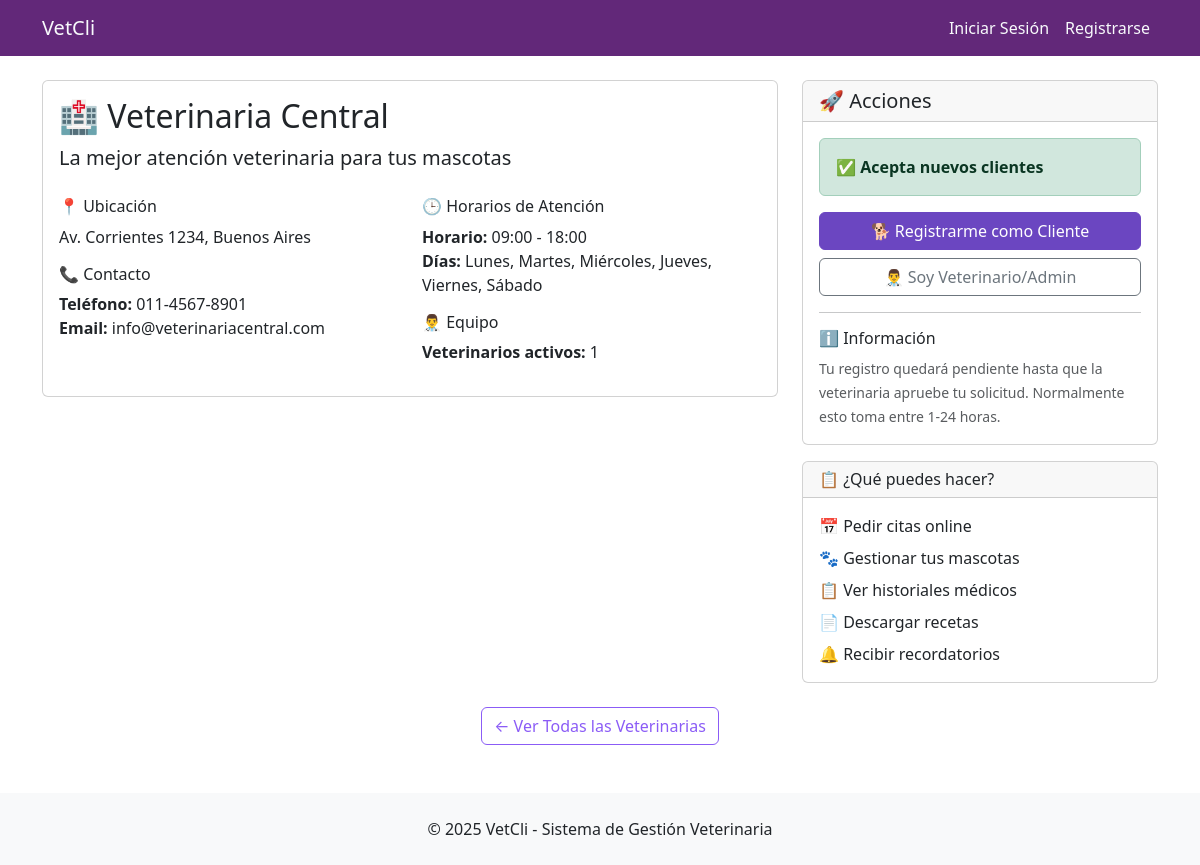
/clinicas/veterinaria-central/, run on the app's committed database.
### apps/clinicas/models.py (models this page shows, shortened)
class Clinica(models.Model):
    nombre = models.CharField(max_length=200)
    descripcion = models.TextField(blank=True)
    direccion = models.TextField()
    telefono = models.CharField(max_length=15)
    email = models.EmailField()
    admin = models.OneToOneField(
        settings.AUTH_USER_MODEL,
        on_delete=models.CASCADE,
        limit_choices_to={"rol": "admin_veterinaria"},
        related_name="clinica_admin",
    )
    hora_apertura = models.TimeField()
    hora_cierre = models.TimeField()
    dias_atencion = models.JSONField(
        default=list, help_text="Lista de días: ['lunes', 'martes', ...]"
    )
    is_active = models.BooleanField(default=True)
    acepta_nuevos_clientes = models.BooleanField(default=True)
    fecha_creacion = models.DateTimeField(auto_now_add=True)
    fecha_actualizacion = models.DateTimeField(auto_now=True)
    slug = models.SlugField(
        max_length=100,
        unique=True,
        blank=True,
        help_text="URL amigable para cada clinica",
    )
    class Meta:
        verbose_name = "Clínica"
        verbose_name_plural = "Clínicas"
        ordering = ["nombre"]
    @property
    def veterinarios(self):
        from apps.accounts.models import CustomUser
        return CustomUser.objects.filter(rol="veterinario", clinica=self)
    @property
    def total_veterinarios(self):
        return self.veterinarios.count()

### apps/clinicas/views.py (the view)
# urls.py: path("<slug:slug>/", ClinicaDetailView.as_view(), name="detalle"),
class ClinicaDetailView(DetailView):
    model = Clinica
    template_name = "clinicas/detalle.html"
    context_object_name = "clinica"
    slug_field = "slug"
    slug_url_kwarg = "slug"

### templates/clinicas/detalle.html (shortened to what this page needs)
{% extends 'base.html' %}
{% block content %}
<div class="row">
    <div class="col-md-8">
        <div class="card">
            <div class="card-body">
                <h2 class="card-title">🏥 {{ clinica.nombre }}</h1>
                {% if clinica.descripcion %}
                    <p class="card-text lead">{{ clinica.descripcion }}</p>
                {% endif %}
                <div class="row mt-4">
                    <div class="col-md-6">
                        <h6>📍 Ubicación</h6>
                        <p>{{ clinica.direccion }}</p>
                        <h6>📞 Contacto</h6>
                        <p>
                            <strong>Teléfono:</strong> {{ clinica.telefono }}<br>
                            <strong>Email:</strong> {{ clinica.email }}
                        </p>
                    </div>
                    <div class="col-md-6">
                        <h6>🕒 Horarios de Atención</h6>
                        <p>
                            <strong>Horario:</strong> {{ clinica.hora_apertura }} - {{ clinica.hora_cierre }}<br>
                            {% if clinica.dias_atencion %}
                                <strong>Días:</strong>
                                {% for dia in clinica.dias_atencion %}
                                    {{ dia|capfirst }}{% if not forloop.last %}, {% endif %}
                                {% endfor %}
                            {% endif %}
                        </p>
                        <h6>👨‍⚕️ Equipo</h6>
                        <p><strong>Veterinarios activos:</strong> {{ clinica.total_veterinarios }}</p>
                    </div>
                </div>
            </div>
        </div>
    </div>
    <div class="col-md-4">
        <div class="card">
            <div class="card-header">
                <h5 class="mb-0">🚀 Acciones</h5>
            </div>
            <div class="card-body">
                {% if clinica.acepta_nuevos_clientes %}
                    <div class="alert alert-success">
                        <strong>✅ Acepta nuevos clientes</strong>
                    </div>
                    <div class="d-grid gap-2">
                        <a href="{% url 'accounts:pre_registro_cliente' clinica_slug=clinica.slug %}"
                           class="btn btn-primary btn-md">
                            🐕 Registrarme como Cliente
                        </a>
                        <a href="{% url 'accounts:login' %}" class="btn btn-outline-secondary btn-md">
                            👨‍⚕️ Soy Veterinario/Admin
                        </a>
                    </div>
                {% else %}
                    <div class="alert alert-warning">
                        <strong>⏸️ No acepta nuevos clientes</strong>
                        <p class="mb-0">Esta veterinaria no está aceptando nuevos clientes en este momento.</p>
                    </div>
                {% endif %}
                <hr>
                <h6>ℹ️ Información</h6>
                <small class="text-muted">
                    Tu registro quedará pendiente hasta que la veterinaria apruebe tu solicitud.
                    Normalmente esto toma entre 1-24 horas.
                </small>
            </div>
        </div>
        <div class="card mt-3">
            <div class="card-header">
                <h6 class="mb-0">📋 ¿Qué puedes hacer?</h6>
            </div>
            <div class="card-body">
                <ul class="list-unstyled mb-0">
                    <li class="mb-2">📅 Pedir citas online</li>
                    <li class="mb-2">🐾 Gestionar tus mascotas</li>
                    <li class="mb-2">📋 Ver historiales médicos</li>
                    <li class="mb-2">📄 Descargar recetas</li>
                    <li>🔔 Recibir recordatorios</li>
                </ul>
            </div>
        </div>
    </div>
</div>
<div class="row mt-4">
    <div class="col-12 text-center">
        <a href="{% url 'core:home' %}" class="btn btn-outline-primary">
            ← Ver Todas las Veterinarias
        </a>
    </div>
</div>
{% endblock %}

### static/css/base.css (style rules this page uses)
:root { --primary-purple: #6B46C1; --light-purple: #8B5CF6; --dark-purple: #622879; --bg-light: #F8FAFC; --text-dark: #1F2937; --border-light: #E5E7EB; }
.btn-primary { background-color: var(--primary-purple) !important; border-color: var(--primary-purple) !important; }
.btn-outline-primary { color: var(--light-purple) !important; border-color: var(--light-purple) !important; }

### data on the page
Clinica: nombre "Veterinaria Central", descripcion "La mejor atención veterinaria para tus mascotas", direccion "Av. Corrientes 1234, Buenos Aires", telefono "011-4567-8901", email "info@veterinariacentral.com", hora_apertura "09:00", hora_cierre "18:00", total_veterinarios "1"

### other printed values
{{ dia|capfirst }} "Lunes" "Martes" "Miércoles" "Jueves" "Viernes" "Sábado"
